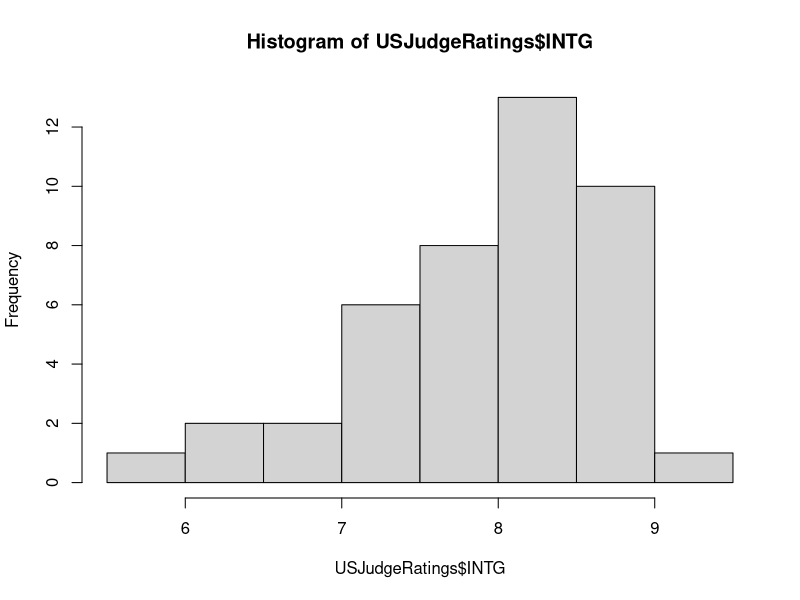
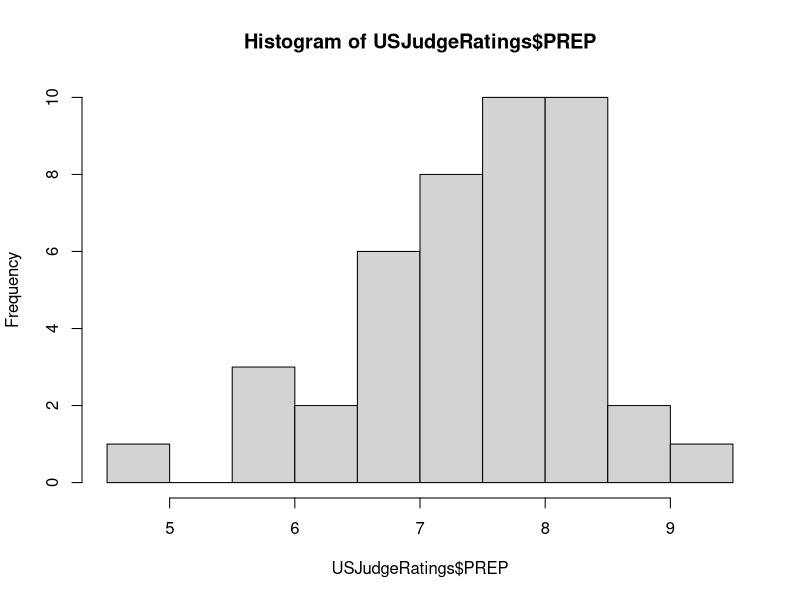
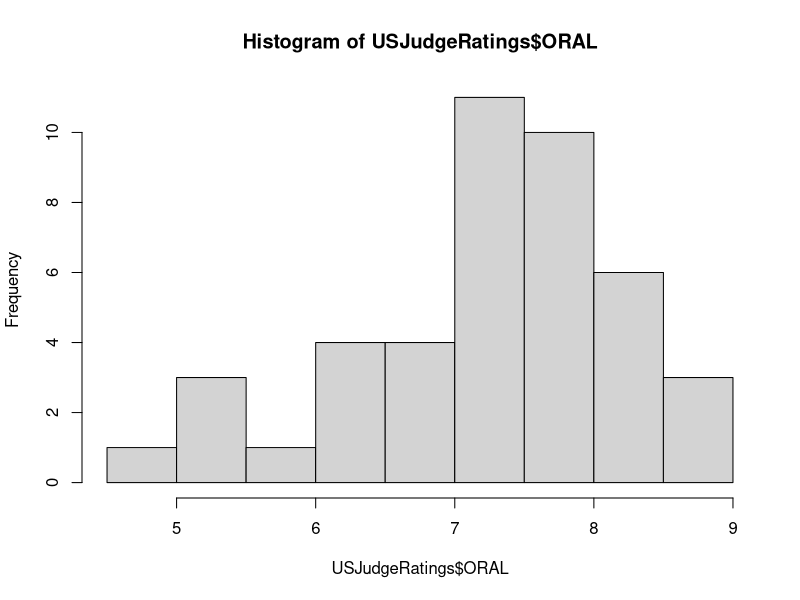
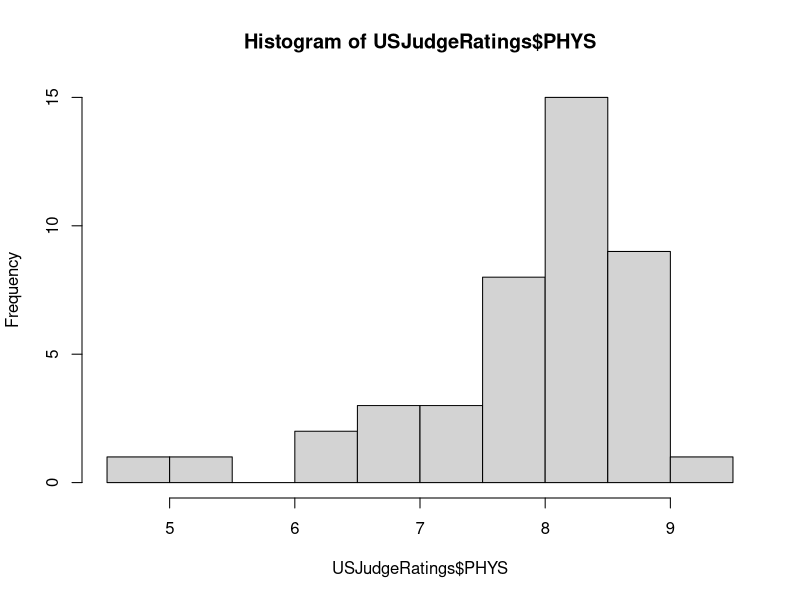

These figures' R source, in order:
#############################
# Histograms for USJudgeRatings
# Fabian Bohnenberger
# for further information see: USJudges_RMarkdown.Rmd file 
#############################


## Histogram 
hist(USJudgeRatings$INTG)
hist(USJudgeRatings$PREP) 
hist(USJudgeRatings$ORAL) 
hist(USJudgeRatings$PHYS) 







